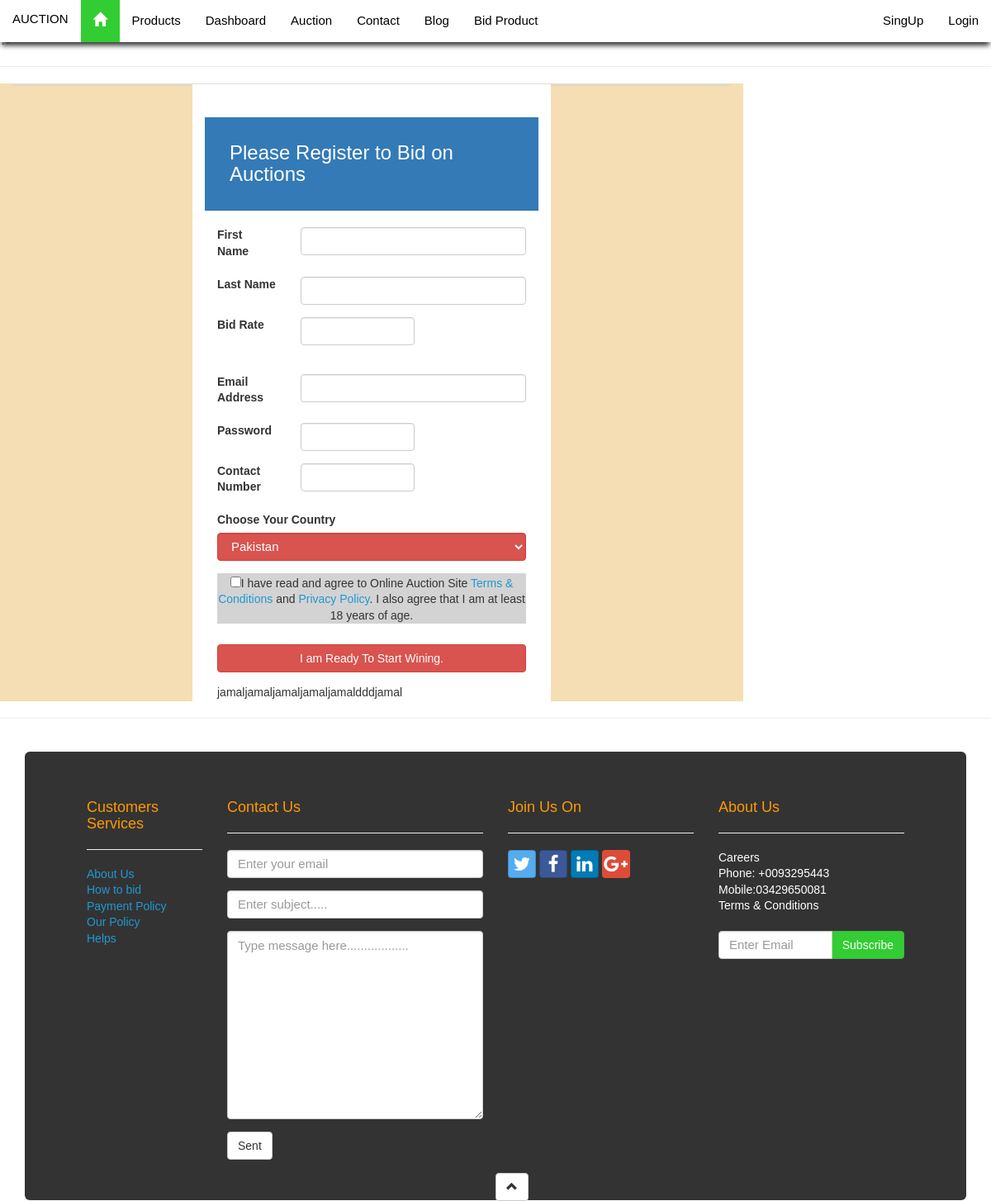
Page /bid_now.php?id=rizwan@gmail.com on the committed database.
### tables this page shows
CREATE TABLE IF NOT EXISTS `bid_product` (
  `id` int(100) NOT NULL,
  `name` text NOT NULL,
  `email` varchar(100) NOT NULL,
  `contact_number` int(200) NOT NULL,
  `product_name` text NOT NULL,
  `product_image` varchar(100) NOT NULL,
  `product_descreption` text NOT NULL,
  `city` varchar(200) NOT NULL,
  `country` text NOT NULL,
  `product_category` text NOT NULL,
  `start_date` date NOT NULL,
  `end_date` date NOT NULL,
  `bedding_rate` int(100) NOT NULL,
  `status` text NOT NULL
);

### bid_now.php (the view, shortened to what this page needs)
<!DOCTYPE html>
<link rel="stylesheet" type="text/css" href="css/customize.css">
<html>
<head>
<?php require_once 'parts/header.php'; ?>
</head>
<body>
<?php require_once 'parts/nav.php';?>
<hr>
<container>
<div class="col-lg-9" style="background:wheat;">
  <div class="panel panel-default" style="background:yellow;">
   <div class="col-lg-6 col-lg-offset-3 " style="background:white" >
<div class="page-header btn-primary" style="padding:30px;"><h3>Please Register to Bid on Auctions</h3></div>
<div class="container-fluid">
   <form method="post" name="firm">
  <div class="form-group row">
    <label for="inputEmail3" class="col-sm-3 form-control-label">First Name</label>
    <div class="col-sm-9">
      <input type="text" class="form-control" name="first_name" id="inputEmail3" required>
    </div>
  </div>
  <div class="form-group row">
    <label for="inputEmail3" class="col-sm-3 form-control-label">Last Name</label>
    <div class="col-sm-9">
      <input type="text" class="form-control" name="last_name"  id="inputEmail3" required >
    </div>
  </div>
   <div class="form-group row">
    <label for="inputPassword3" class="col-sm-3 form-control-label">Bid Rate</label>
    <div class="col-sm-5">
      <input type="number" class="form-control" id="bid_rate" name="bid_rate" id="inputPassword3" required >
    </div>
  </div>
    <div class="bid_low "></div>
 <div class="form-group row">
    <label for="inputEmail3" class="col-sm-3 form-control-label">Email Address</label>
    <div class="col-sm-9">
      <input type="email" class="form-control" name="email"id="inputEmail3" required >
    </div>
  </div>
   <div class="form-group row">
    <label for="inputPassword3" class="col-sm-3 form-control-label">Password</label>
    <div class="col-sm-5">
      <input type="password" class="form-control" name="password" id="inputPassword3" required >
    </div>
  </div>
   <div class="form-group row">
    <label for="inputPassword3" class="col-sm-3 form-control-label">Contact Number</label>
    <div class="col-sm-5">
      <input type="number" class="form-control" name="contact" id="inputPassword3" required >
    </div>
  </div>
  <div class="form-group" >
  <label for="country">Choose Your Country </label>
           <select class="form-control btn-danger" name="country" style="font-size:15px;" id="country" name="table_type" required>
            <option><bolder>Pakistan</bolder></option>
           </select>
           </div>
    <div class="form-group" style="background:lightgrey;">
   <div class="text-center">
      <input type="checkbox" name="conformation" id="agree" value="agree">I have read and agree to Online Auction Site <a href="">Terms & Conditions</a> and <a href="">Privacy Policy</a>.
       I also agree that I am at least 18 years of age.</p>
     </div>
    </div>
    <div class="id" style="height:10px;"></div>
    <div class="form-group">
               <input type="submit" name="submit"  id="submit" value="I am Ready To Start Wining." class="btn btn-block btn-danger"></td></center>
  </div>
</form>
    <?php
     include('connect.php');
  $product_name=$_GET['id'];
       $q8=mysqli_query($con, "select * FROM bid_product where email='$product_name'");
   while($adc=mysqli_fetch_array( $q8)){
    echo $adc['name'];
   }
  ?>
</div>
 </div>
  </div>
</div>
</container>
<hr>
<div class="container padding-top">
<?php require_once 'parts/footer.php';?>
</body>
</html>

### css/customize.css (style rules this page uses)
.padding-top { padding-top: 20px; }
.bid_low { padding-left:110px; padding-bottom: 20px; color:red; }

### css/demo-page.css (style rules this page uses)
body { margin: 0; padding: 40px 0 0 0; font-family: sans-serif; color: #333; line-height: 140%; }
a { color: #2098D1; text-decoration: none; }
h3 { margin: 0; }

### rows in the picture
bid_product: name "jamal"
bid_product: name "jamal"
bid_product: name "jamal"
bid_product: name "jamal"
bid_product: name "jamal"
bid_product: name "ddd"
bid_product: name "jamal"
